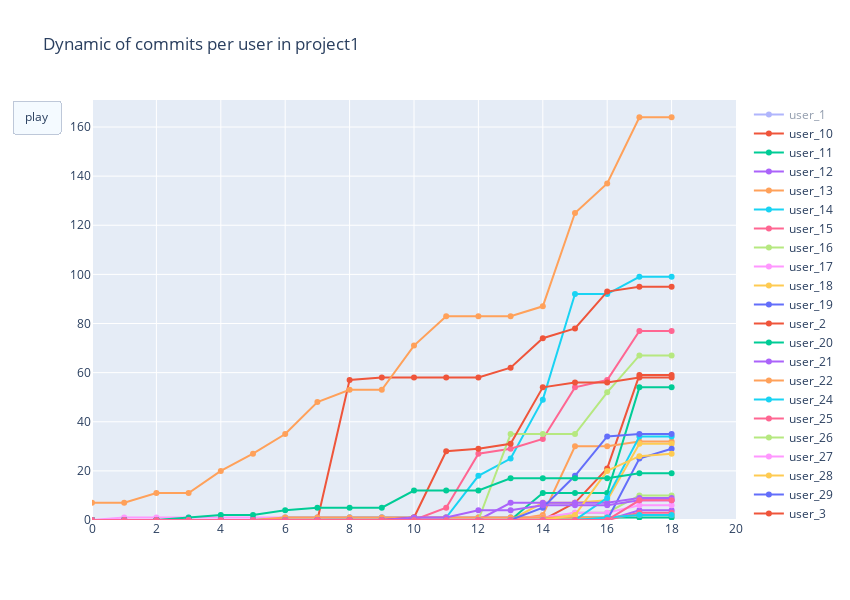

The notebook cell saved with this chart:
### Code cell
fig = go.Figure(
    data=initial_data,
    layout={
        'width': 850,
        'height': 600,
        'title': 'Dynamic of commits per user in project1',
        'xaxis': {'range': (0, len(df.columns) + 1), 'dtick': 2},
        'yaxis': {'range': (0, round(max(df.max()) + 2, -1) + 1)},
        'updatemenus': [{
            'type': 'buttons',
            'buttons': [{'method': 'animate', 'label': 'play', 'args': [None]}]
            }]}, frames=frames)
fig.show()

### Figure 1 — Plotly figure (JSON) as saved in the notebook; plotly's stock layout.template omitted (floating-point values rounded to 4 significant figures)
{"data": [{"mode": "lines+markers", "name": "user_1", "type": "scatter", "visible": "legendonly", "x": [0, 1, 2, 3, 4, 5, 6, 7, 8, 9, 10, 11, 12, 13, 14, 15, 16, 17, 18, 19], "y": [0, 0, 0, 0, 0, 0, 0, 0, 0, 0, 0, 0, 0, 0, 0, 0, 0, 11, 11]}, {"mode": "lines+markers", "name": "user_10", "type": "scatter", "visible": true, "x": [0, 1, 2, 3, 4, 5, 6, 7, 8, 9, 10, 11, 12, 13, 14, 15, 16, 17, 18, 19], "y": [0, 0, 0, 0, 0, 0, 0, 0, 0, 0, 0, 0, 0, 0, 0, 7, 21, 59, 59]}, {"mode": "lines+markers", "name": "user_11", "type": "scatter", "visible": true, "x": [0, 1, 2, 3, 4, 5, 6, 7, 8, 9, 10, 11, 12, 13, 14, 15, 16, 17, 18, 19], "y": [0, 0, 0, 0, 0, 0, 1, 1, 1, 1, 1, 1, 1, 1, 1, 1, 1, 1, 1]}, {"mode": "lines+markers", "name": "user_12", "type": "scatter", "visible": true, "x": [0, 1, 2, 3, 4, 5, 6, 7, 8, 9, 10, 11, 12, 13, 14, 15, 16, 17, 18, 19], "y": [0, 0, 0, 0, 0, 0, 0, 0, 0, 0, 0, 0, 0, 0, 0, 0, 0, 4, 4]}, {"mode": "lines+markers", "name": "user_13", "type": "scatter", "visible": true, "x": [0, 1, 2, 3, 4, 5, 6, 7, 8, 9, 10, 11, 12, 13, 14, 15, 16, 17, 18, 19], "y": [0, 0, 0, 0, 0, 0, 0, 0, 0, 0, 0, 0, 0, 0, 2, 30, 30, 32, 32]}, {"mode": "lines+markers", "name": "user_14", "type": "scatter", "visible": true, "x": [0, 1, 2, 3, 4, 5, 6, 7, 8, 9, 10, 11, 12, 13, 14, 15, 16, 17, 18, 19], "y": [0, 0, 0, 0, 0, 0, 0, 0, 1, 1, 1, 1, 18, 25, 49, 92, 92, 99, 99]}, {"mode": "lines+markers", "name": "user_15", "type": "scatter", "visible": true, "x": [0, 1, 2, 3, 4, 5, 6, 7, 8, 9, 10, 11, 12, 13, 14, 15, 16, 17, 18, 19], "y": [0, 0, 0, 0, 0, 0, 0, 0, 0, 0, 0, 0, 0, 0, 0, 0, 0, 3, 3]}, {"mode": "lines+markers", "name": "user_16", "type": "scatter", "visible": true, "x": [0, 1, 2, 3, 4, 5, 6, 7, 8, 9, 10, 11, 12, 13, 14, 15, 16, 17, 18, 19], "y": [0, 0, 0, 0, 0, 0, 0, 0, 0, 0, 0, 0, 0, 0, 0, 3, 3, 10, 10]}, {"mode": "lines+markers", "name": "user_17", "type": "scatter", "visible": true, "x": [0, 1, 2, 3, 4, 5, 6, 7, 8, 9, 10, 11, 12, 13, 14, 15, 16, 17, 18, 19], "y": [0, 1, 1, 1, 1, 1, 1, 1, 1, 1, 1, 1, 1, 1, 1, 3, 3, 6, 6]}, {"mode": "lines+markers", "name": "user_18", "type": "scatter", "visible": true, "x": [0, 1, 2, 3, 4, 5, 6, 7, 8, 9, 10, 11, 12, 13, 14, 15, 16, 17, 18, 19], "y": [0, 0, 0, 0, 0, 0, 0, 0, 0, 0, 0, 0, 0, 0, 7, 7, 8, 31, 31]}, {"mode": "lines+markers", "name": "user_19", "type": "scatter", "visible": true, "x": [0, 1, 2, 3, 4, 5, 6, 7, 8, 9, 10, 11, 12, 13, 14, 15, 16, 17, 18, 19], "y": [0, 0, 0, 0, 0, 0, 0, 0, 0, 0, 0, 0, 0, 0, 0, 0, 0, 25, 29]}, {"mode": "lines+markers", "name": "user_2", "type": "scatter", "visible": true, "x": [0, 1, 2, 3, 4, 5, 6, 7, 8, 9, 10, 11, 12, 13, 14, 15, 16, 17, 18, 19], "y": [0, 0, 0, 0, 0, 0, 0, 0, 57, 58, 58, 58, 58, 62, 74, 78, 93, 95, 95]}, {"mode": "lines+markers", "name": "user_20", "type": "scatter", "visible": true, "x": [0, 1, 2, 3, 4, 5, 6, 7, 8, 9, 10, 11, 12, 13, 14, 15, 16, 17, 18, 19], "y": [0, 0, 0, 0, 0, 0, 0, 0, 0, 0, 0, 0, 0, 0, 11, 11, 11, 54, 54]}, {"mode": "lines+markers", "name": "user_21", "type": "scatter", "visible": true, "x": [0, 1, 2, 3, 4, 5, 6, 7, 8, 9, 10, 11, 12, 13, 14, 15, 16, 17, 18, 19], "y": [0, 0, 0, 0, 0, 0, 0, 0, 0, 0, 0, 0, 0, 7, 7, 7, 7, 9, 9]}, {"mode": "lines+markers", "name": "user_22", "type": "scatter", "visible": true, "x": [0, 1, 2, 3, 4, 5, 6, 7, 8, 9, 10, 11, 12, 13, 14, 15, 16, 17, 18, 19], "y": [0, 0, 0, 0, 0, 0, 1, 1, 1, 1, 1, 1, 1, 1, 1, 1, 1, 2, 2]}, {"mode": "lines+markers", "name": "user_24", "type": "scatter", "visible": true, "x": [0, 1, 2, 3, 4, 5, 6, 7, 8, 9, 10, 11, 12, 13, 14, 15, 16, 17, 18, 19], "y": [0, 0, 0, 0, 0, 0, 0, 0, 0, 0, 0, 0, 0, 0, 0, 0, 9, 34, 34]}, {"mode": "lines+markers", "name": "user_25", "type": "scatter", "visible": true, "x": [0, 1, 2, 3, 4, 5, 6, 7, 8, 9, 10, 11, 12, 13, 14, 15, 16, 17, 18, 19], "y": [0, 0, 0, 0, 0, 0, 0, 0, 0, 0, 0, 5, 27, 29, 33, 54, 57, 77, 77]}, {"mode": "lines+markers", "name": "user_26", "type": "scatter", "visible": true, "x": [0, 1, 2, 3, 4, 5, 6, 7, 8, 9, 10, 11, 12, 13, 14, 15, 16, 17, 18, 19], "y": [0, 0, 0, 0, 0, 0, 0, 0, 0, 0, 0, 0, 0, 35, 35, 35, 52, 67, 67]}, {"mode": "lines+markers", "name": "user_27", "type": "scatter", "visible": true, "x": [0, 1, 2, 3, 4, 5, 6, 7, 8, 9, 10, 11, 12, 13, 14, 15, 16, 17, 18, 19], "y": [0, 0, 0, 0, 0, 0, 0, 0, 0, 0, 0, 0, 0, 0, 0, 0, 0, 8, 8]}, {"mode": "lines+markers", "name": "user_28", "type": "scatter", "visible": true, "x": [0, 1, 2, 3, 4, 5, 6, 7, 8, 9, 10, 11, 12, 13, 14, 15, 16, 17, 18, 19], "y": [0, 0, 0, 0, 0, 0, 0, 0, 0, 0, 0, 0, 0, 0, 0, 2, 20, 26, 27]}, {"mode": "lines+markers", "name": "user_29", "type": "scatter", "visible": true, "x": [0, 1, 2, 3, 4, 5, 6, 7, 8, 9, 10, 11, 12, 13, 14, 15, 16, 17, 18, 19], "y": [0, 0, 0, 0, 0, 0, 0, 0, 0, 0, 0, 0, 0, 0, 5, 18, 34, 35, 35]}, {"mode": "lines+markers", "name": "user_3", "type": "scatter", "visible": true, "x": [0, 1, 2, 3, 4, 5, 6, 7, 8, 9, 10, 11, 12, 13, 14, 15, 16, 17, 18, 19], "y": [0, 0, 0, 0, 0, 0, 0, 0, 0, 0, 1, 28, 29, 31, 54, 56, 56, 58, 58]}, {"mode": "lines+markers", "name": "user_30", "type": "scatter", "visible": true, "x": [0, 1, 2, 3, 4, 5, 6, 7, 8, 9, 10, 11, 12, 13, 14, 15, 16, 17, 18, 19], "y": [0, 0, 0, 1, 2, 2, 4, 5, 5, 5, 12, 12, 12, 17, 17, 17, 17, 19, 19]}, {"mode": "lines+markers", "name": "user_31", "type": "scatter", "visible": true, "x": [0, 1, 2, 3, 4, 5, 6, 7, 8, 9, 10, 11, 12, 13, 14, 15, 16, 17, 18, 19], "y": [0, 0, 0, 0, 0, 0, 0, 0, 0, 0, 1, 1, 4, 4, 6, 6, 6, 8, 8]}, {"mode": "lines+markers", "name": "user_4", "type": "scatter", "visible": true, "x": [0, 1, 2, 3, 4, 5, 6, 7, 8, 9, 10, 11, 12, 13, 14, 15, 16, 17, 18, 19], "y": [7, 7, 11, 11, 20, 27, 35, 48, 53, 53, 71, 83, 83, 83, 87, 125, 137, 164, 164]}, {"mode": "lines+markers", "name": "user_6", "type": "scatter", "visible": true, "x": [0, 1, 2, 3, 4, 5, 6, 7, 8, 9, 10, 11, 12, 13, 14, 15, 16, 17, 18, 19], "y": [0, 0, 0, 0, 0, 0, 0, 0, 0, 0, 0, 0, 0, 0, 0, 0, 1, 2, 2]}, {"mode": "lines+markers", "name": "user_8", "type": "scatter", "visible": true, "x": [0, 1, 2, 3, 4, 5, 6, 7, 8, 9, 10, 11, 12, 13, 14, 15, 16, 17, 18, 19], "y": [0, 0, 0, 0, 0, 0, 0, 0, 0, 0, 0, 0, 0, 0, 0, 0, 0, 8, 8]}], "layout": {"height": 600, "title": {"text": "Dynamic of commits per user in project1"}, "updatemenus": [{"active": 0, "buttons": [{"args": [null], "label": "play", "method": "animate"}], "type": "buttons"}], "width": 850, "xaxis": {"dtick": 2, "range": [0, 20], "type": "linear"}, "yaxis": {"range": [0, 171], "type": "linear"}}}
